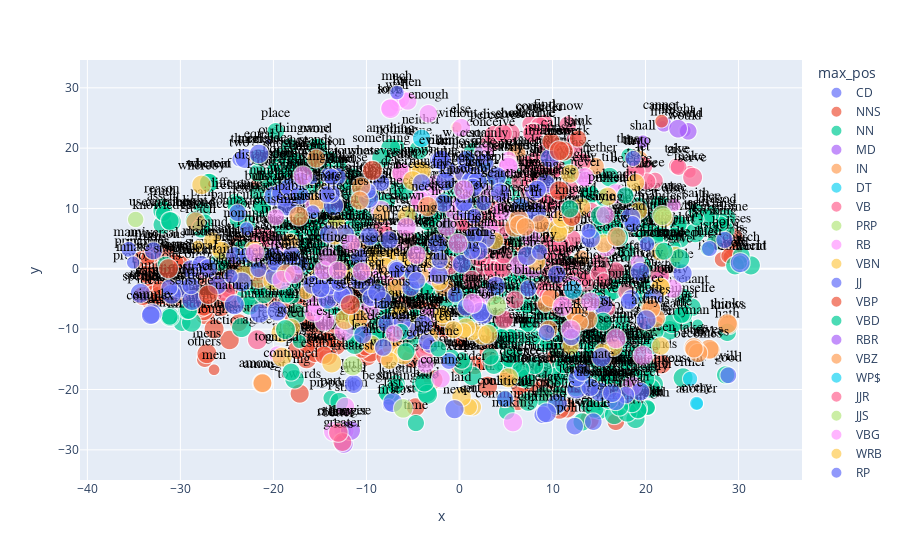

Notebook cell for this chart:
### Code cell
px.scatter(coords.reset_index(), 'x', 'y', 
           text='term_str', 
           color='max_pos', 
           hover_name='term_str',          
           size='dfidf',
           height=1000).update_traces(
                mode='markers+text', 
                textfont=dict(color='black', size=14, family='Arial'),
                textposition='top center')

### Figure 1 — Plotly figure (JSON) as saved in the notebook; plotly's stock layout.template omitted (floating-point values rounded to 4 significant figures; data arrays with more than 128 entries replaced by an {"elided": "..."} marker saying what was removed)
{"data": [{"hovertemplate": "<b>%{hovertext}</b><br><br>max_pos=CD<br>x=%{x}<br>y=%{y}<br>dfidf=%{marker.size}<br>term_str=%{text}<extra></extra>", "hovertext": ["one", "two", "three", "thousand", "four"], "legendgroup": "CD", "marker": {"color": "#636efa", "size": [9.903, 57.22, 97.12, 86.18, 77.07], "sizemode": "area", "sizeref": 0.2428, "symbol": "circle"}, "mode": "markers+text", "name": "CD", "showlegend": true, "text": ["one", "two", "three", "thousand", "four"], "textfont": {"color": "black", "family": "Arial", "size": 14}, "textposition": "top center", "type": "scattergl", "x": [-20.52, -23.65, -23.05, -5.064, -11.41], "xaxis": "x", "y": [21.11, 18.15, 18.29, -0.3734, -1.666], "yaxis": "y"}, {"hovertemplate": "<b>%{hovertext}</b><br><br>max_pos=NNS<br>x=%{x}<br>y=%{y}<br>dfidf=%{marker.size}<br>term_str=%{text}<extra></extra>", "hovertext": {"elided": "149 str values"}, "legendgroup": "NNS", "marker": {"color": "#EF553B", "size": {"elided": "149 float values"}, "sizemode": "area", "sizeref": 0.2428, "symbol": "circle"}, "mode": "markers+text", "name": "NNS", "showlegend": true, "text": {"elided": "149 str values"}, "textfont": {"color": "black", "family": "Arial", "size": 14}, "textposition": "top center", "type": "scattergl", "x": {"elided": "149 float values"}, "xaxis": "x", "y": {"elided": "149 float values"}, "yaxis": "y"}, {"hovertemplate": "<b>%{hovertext}</b><br><br>max_pos=NN<br>x=%{x}<br>y=%{y}<br>dfidf=%{marker.size}<br>term_str=%{text}<extra></extra>", "hovertext": {"elided": "407 str values"}, "legendgroup": "NN", "marker": {"color": "#00cc96", "size": {"elided": "407 float values"}, "sizemode": "area", "sizeref": 0.2428, "symbol": "circle"}, "mode": "markers+text", "name": "NN", "showlegend": true, "text": {"elided": "407 str values"}, "textfont": {"color": "black", "family": "Arial", "size": 14}, "textposition": "top center", "type": "scattergl", "x": {"elided": "407 float values"}, "xaxis": "x", "y": {"elided": "407 float values"}, "yaxis": "y"}, {"hovertemplate": "<b>%{hovertext}</b><br><br>max_pos=MD<br>x=%{x}<br>y=%{y}<br>dfidf=%{marker.size}<br>term_str=%{text}<extra></extra>", "hovertext": ["may", "would", "shall", "must", "could", "might", "ought"], "legendgroup": "MD", "marker": {"color": "#ab63fa", "size": [20.73, 41.87, 46.46, 63.18, 75.5, 86.01, 92.95], "sizemode": "area", "sizeref": 0.2428, "symbol": "circle"}, "mode": "markers+text", "name": "MD", "showlegend": true, "text": ["may", "would", "shall", "must", "could", "might", "ought"], "textfont": {"color": "black", "family": "Arial", "size": 14}, "textposition": "top center", "type": "scattergl", "x": [21.85, 24.22, 19.7, 21.98, 24.59, 23.5, 21.55], "xaxis": "x", "y": [23.8, 22.88, 21.07, 23.97, 22.78, 23.22, -2.034], "yaxis": "y"}, {"hovertemplate": "<b>%{hovertext}</b><br><br>max_pos=IN<br>x=%{x}<br>y=%{y}<br>dfidf=%{marker.size}<br>term_str=%{text}<extra></extra>", "hovertext": ["without", "though", "upon", "whether", "since", "amongst", "among", "within", "besides", "beyond", "unto", "whereas", "unless", "nay", "neverthelesse", "except", "unlesse"], "legendgroup": "IN", "marker": {"color": "#FFA15A", "size": [31.0, 55.15, 66.93, 76.3, 94.97, 95.24, 85.33, 96.52, 95.5, 94.01, 87.75, 96.68, 96.15, 90.48, 75.83, 83.52, 78.26], "sizemode": "area", "sizeref": 0.2428, "symbol": "circle"}, "mode": "markers+text", "name": "IN", "showlegend": true, "text": ["without", "though", "upon", "whether", "since", "amongst", "among", "within", "besides", "beyond", "unto", "whereas", "unless", "nay", "neverthelesse", "except", "unlesse"], "textfont": {"color": "black", "family": "Arial", "size": 14}, "textposition": "top center", "type": "scattergl", "x": [-0.3297, -0.2778, 13.14, 14.63, 6.107, -21.2, -21.18, -21.58, -10.93, -28.35, 19.29, -1.656, 4.214, 2.659, 9.565, 9.59, 9.252], "xaxis": "x", "y": [23.46, 15.9, 1.777, 17.02, 19.09, -18.94, -18.95, -1.59, 3.6, 7.797, 18.1, -2.945, 10.83, 3.851, 6.375, -10.04, 7.547], "yaxis": "y"}, {"hovertemplate": "<b>%{hovertext}</b><br><br>max_pos=DT<br>x=%{x}<br>y=%{y}<br>dfidf=%{marker.size}<br>term_str=%{text}<extra></extra>", "hovertext": ["another", "every", "either", "neither"], "legendgroup": "DT", "marker": {"color": "#19d3f3", "size": [37.13, 48.69, 57.22, 83.5], "sizemode": "area", "sizeref": 0.2428, "symbol": "circle"}, "mode": "markers+text", "name": "DT", "showlegend": true, "text": ["another", "every", "either", "neither"], "textfont": {"color": "black", "family": "Arial", "size": 14}, "textposition": "top center", "type": "scattergl", "x": [25.54, 25.49, 24.79, -4.065], "xaxis": "x", "y": [-22.35, -22.3, -18.23, 21.62], "yaxis": "y"}, {"hovertemplate": "<b>%{hovertext}</b><br><br>max_pos=VB<br>x=%{x}<br>y=%{y}<br>dfidf=%{marker.size}<br>term_str=%{text}<extra></extra>", "hovertext": ["make", "say", "know", "take", "come", "see", "find", "give", "let", "consider", "produce", "speak", "bee", "suppose", "receive", "observe", "obey", "exist", "conceive", "show", "doe", "perceive", "go", "agree", "serve", "follow", "leave", "live", "become", "understand", "distinguish", "imagine", "appear", "discover", "look", "prove", "lay", "examine", "keep", "bring", "determine", "believe", "beleeve", "pass", "conclude", "ask", "proceed", "teach", "get", "deny", "begin", "require", "signify", "tell", "allow", "add", "carry", "hold", "govern", "bear", "frame", "apply", "cast", "destroy", "avoid", "belong", "remain", "pretend", "kill", "enjoy", "signifie", "express", "move", "lead", "secure", "represent", "punish", "inquire", "direct", "arise", "submit", "consist", "happen", "save", "suffer", "retain", "choose", "reflect", "seek", "defend", "die", "expect", "enter", "prevent", "mention", "preserve", "fall", "continue", "hear", "stop", "lose", "pay", "admit", "grant", "maintain", "employ"], "legendgroup": "VB", "marker": {"color": "#FF6692", "size": [41.87, 63.18, 76.3, 65.08, 73.88, 70.5, 77.07, 69.63, 88.83, 91.28, 96.53, 86.61, 70.34, 97.07, 96.35, 96.98, 94.75, 88.48, 96.35, 95.08, 71.8, 94.01, 95.96, 95.39, 96.92, 96.68, 96.79, 94.75, 96.35, 97.1, 97.12, 95.67, 97.0, 87.75, 96.15, 86.98, 97.0, 94.75, 95.08, 96.53, 92.17, 93.15, 49.6, 95.08, 94.39, 87.75, 95.92, 80.5, 91.64, 92.17, 90.48, 92.68, 83.52, 89.85, 90.48, 80.5, 91.64, 92.68, 89.85, 89.85, 85.33, 83.52, 87.75, 89.18, 90.48, 81.55, 92.17, 89.85, 74.54, 81.55, 68.82, 86.98, 80.5, 88.48, 84.45, 84.45, 77.07, 79.41, 88.48, 83.52, 79.41, 86.98, 86.18, 80.5, 79.41, 81.55, 77.07, 77.07, 82.56, 73.2, 65.59, 81.55, 85.33, 80.5, 80.5, 81.55, 82.56, 81.55, 68.82, 68.82, 75.83, 62.09, 80.5, 73.2, 79.41, 80.5], "sizemode": "area", "sizeref": 0.2428, "symbol": "circle"}, "mode": "markers+text", "name": "VB", "showlegend": true, "text": ["make", "say", "know", "take", "come", "see", "find", "give", "let", "consider", "produce", "speak", "bee", "suppose", "receive", "observe", "obey", "exist", "conceive", "show", "doe", "perceive", "go", "agree", "serve", "follow", "leave", "live", "become", "understand", "distinguish", "imagine", "appear", "discover", "look", "prove", "lay", "examine", "keep", "bring", "determine", "believe", "beleeve", "pass", "conclude", "ask", "proceed", "teach", "get", "deny", "begin", "require", "signify", "tell", "allow", "add", "carry", "hold", "govern", "bear", "frame", "apply", "cast", "destroy", "avoid", "belong", "remain", "pretend", "kill", "enjoy", "signifie", "express", "move", "lead", "secure", "represent", "punish", "inquire", "direct", "arise", "submit", "consist", "happen", "save", "suffer", "retain", "choose", "reflect", "seek", "defend", "die", "expect", "enter", "prevent", "mention", "preserve", "fall", "continue", "hear", "stop", "lose", "pay", "admit", "grant", "maintain", "employ"], "textfont": {"color": "black", "family": "Arial", "size": 14}, "textposition": "top center", "type": "scattergl", "x": [24.75, 12.33, 11.65, 23.35, 7.625, 8.949, 9.155, 23.55, 19.76, 8.631, -21.5, 12.29, 21.01, 9.768, 3.552, 7.955, 21.52, -6.27, 3.379, 5.465, 20.19, 3.671, 9.7, -21.72, 25.06, 6.651, 11.75, 11.26, -3.684, 9.153, -25.16, 9.392, 7.818, 4.68, 8.998, 10.33, 12.14, 7.84, 12.38, 10.15, 4.546, 10.06, 18.5, 3.355, 8.066, 13.18, -5.638, 12.13, 4.153, 9.058, 9.35, 9.957, -8.326, 18.9, 9.078, 7.269, 2.771, 9.563, 13.66, 10.19, -20.57, 3.569, 4.793, 10.61, 3.464, 0.829, -1.105, 8.485, 16.79, 10.82, -7.93, 0.3556, 5.959, 4.673, 11.22, 15.18, 17.97, 7.458, 9.082, -7.52, 13.31, -9.875, -4.155, 15.83, 10.97, 2.428, 14.99, 8.42, 4.75, 11.73, 14.15, 7.655, -6.779, 9.658, -10.46, 9.173, 1.313, 2.003, 8.344, 3.917, 9.491, 15.51, 2.087, 3.95, 8.912, 10.95], "xaxis": "x", "y": [16.09, 21.4, 23.9, 17.03, 23.95, 23.87, 24.13, 16.88, 17.08, 23.59, 5.069, 19.73, 14.62, 20.21, -0.9183, 22.54, -1.1, 15.77, 21.01, 22.48, 14.47, 22.14, 11.97, -11.75, 15.17, 14.51, 13.21, 3.527, -13.55, 18.07, -3.801, 19.65, 13.44, 22.44, 12.32, 16.7, 0.049, 22.5, -1.715, 11.51, 6.389, 16.49, 15.56, 2.132, 17.73, 17.69, 4.737, 4.937, -0.1408, 16.64, 10.79, 3.4, 6.862, 16.15, 16.11, 17.3, 0.2197, 4.109, -2.307, 2.258, 5.07, -0.1382, -8.396, -2.091, 8.921, 7.275, 0.5888, 15.3, -0.2744, 3.92, 5.864, 7.657, -5.149, 0.1759, -4.85, 0.9635, -3.813, 12.58, -3.218, -1.145, -1.684, -1.075, 10.77, -6.439, -1.834, 1.651, -0.7407, 11.32, 2.326, -4.057, 9.673, 14.53, -2.186, -0.1918, -7.668, -3.491, -1.768, 1.848, 14.63, 7.943, -4.513, -1.988, 8.431, 9.813, 1.944, 0.3778], "yaxis": "y"}, {"hovertemplate": "<b>%{hovertext}</b><br><br>max_pos=PRP<br>x=%{x}<br>y=%{y}<br>dfidf=%{marker.size}<br>term_str=%{text}<extra></extra>", "hovertext": ["us"], "legendgroup": "PRP", "marker": {"color": "#B6E880", "size": [66.01], "sizemode": "area", "sizeref": 0.2428, "symbol": "circle"}, "mode": "markers+text", "name": "PRP", "showlegend": true, "text": ["us"], "textfont": {"color": "black", "family": "Arial", "size": 14}, "textposition": "top center", "type": "scattergl", "x": [-34.81], "xaxis": "x", "y": [8.18], "yaxis": "y"}, {"hovertemplate": "<b>%{hovertext}</b><br><br>max_pos=RB<br>x=%{x}<br>y=%{y}<br>dfidf=%{marker.size}<br>term_str=%{text}<extra></extra>", "hovertext": ["yet", "therefore", "also", "thus", "never", "well", "together", "even", "always", "far", "onely", "still", "enough", "often", "else", "ever", "perhaps", "sometimes", "long", "thereby", "alone", "secondly", "easily", "already", "consequently", "indeed", "otherwise", "really", "soon", "rather", "certainly", "almost", "constantly", "commonly", "however", "equally", "naturally", "generally", "properly", "thirdly", "necessarily", "immediately", "wholly", "quite", "perfectly", "actually", "especially", "exactly", "barely", "usually", "hardly", "merely", "truly", "possibly", "seldom", "sufficiently", "clearly", "presently", "instead", "likewise", "fourthly", "plainly", "lastly", "namely"], "legendgroup": "RB", "marker": {"color": "#FF97FF", "size": [59.25, 51.97, 48.69, 61.24, 62.21, 70.5, 71.37, 71.37, 86.01, 86.01, 90.48, 86.01, 81.48, 84.15, 85.41, 89.86, 91.28, 91.28, 77.84, 93.33, 96.52, 91.72, 94.04, 95.24, 97.1, 96.17, 94.04, 96.68, 94.75, 97.12, 95.39, 97.12, 94.75, 96.98, 96.92, 97.07, 97.07, 97.12, 95.67, 97.0, 95.92, 94.75, 96.15, 95.08, 93.59, 93.59, 94.39, 86.98, 90.48, 93.59, 86.98, 78.26, 92.17, 86.18, 81.55, 85.33, 88.48, 88.48, 82.56, 82.56, 85.33, 82.56, 82.56, 73.2], "sizemode": "area", "sizeref": 0.2428, "symbol": "circle"}, "mode": "markers+text", "name": "RB", "showlegend": true, "text": ["yet", "therefore", "also", "thus", "never", "well", "together", "even", "always", "far", "onely", "still", "enough", "often", "else", "ever", "perhaps", "sometimes", "long", "thereby", "alone", "secondly", "easily", "already", "consequently", "indeed", "otherwise", "really", "soon", "rather", "certainly", "almost", "constantly", "commonly", "however", "equally", "naturally", "generally", "properly", "thirdly", "necessarily", "immediately", "wholly", "quite", "perfectly", "actually", "especially", "exactly", "barely", "usually", "hardly", "merely", "truly", "possibly", "seldom", "sufficiently", "clearly", "presently", "instead", "likewise", "fourthly", "plainly", "lastly", "namely"], "textfont": {"color": "black", "family": "Arial", "size": 14}, "textposition": "top center", "type": "scattergl", "x": [5.265, 19.13, 23.07, -6.734, 13.58, -6.689, -19.58, -3.646, -3.258, -6.346, 22.93, -12.27, -3.345, -5.561, 0.1894, 13.45, 5.249, -15.44, -7.495, 12.12, 19.72, -19.33, 5.24, 16.84, 18.54, -2.569, -12.38, -6.201, -7.421, -13.53, 2.637, -14.51, -15.66, -27.65, -0.4502, -12.47, 6.409, -9.609, -8.462, -18.42, -4.248, 15.78, -2.728, 7.696, -13.1, 3.213, -12.41, -8.263, -15.6, -12.39, 4.638, 2.758, 0.102, 2.768, -13.51, 10.69, -4.007, 4.538, -3.341, -4.999, -8.749, -1.353, 7.874, 1.867], "xaxis": "x", "y": [18.21, 1.197, 10.6, 3.093, 14.83, 27.46, -14.2, -15.87, 12.5, 28.19, -3.289, -22.85, 25.7, 27.8, 23.37, 15.18, 17.19, -5.77, 26.67, -2.793, -14.41, 3.969, 16.89, 12.44, -19.4, 13.92, -26.76, 15.91, 26.53, -26.97, 19.17, -8.688, -7.188, 0.09031, 9.577, -1.97, 0.5817, -6.677, 9.665, 4.075, 11.35, 3.643, -1.132, 5.178, -3.808, 6.519, -10.34, -0.4117, 10.8, -5.085, 12.4, -4.422, 10.58, 12.52, -4.786, 8.515, 0.001461, 9.483, -7.809, 2.286, 0.3876, 6.917, -0.1232, -5.637], "yaxis": "y"}, {"hovertemplate": "<b>%{hovertext}</b><br><br>max_pos=VBN<br>x=%{x}<br>y=%{y}<br>dfidf=%{marker.size}<br>term_str=%{text}<extra></extra>", "hovertext": ["made", "called", "thought", "put", "done", "taken", "found", "set", "given", "known", "supposed", "received", "considered", "left", "united", "used", "produced", "obliged", "determined", "brought", "bound", "annexed", "established", "taught", "observed", "seen", "born", "written", "laid", "learned", "meant", "lost", "allowed", "distinguished", "signified", "joined", "mentioned", "required", "derived", "employed", "acquired", "settled", "governed", "proved", "shown", "judged", "drawn", "spoken", "placed", "ordained", "sent", "contained", "committed", "declared", "forced", "perceived", "formed", "discovered", "applied", "held", "moved", "heard", "fixed", "constituted", "added", "founded", "divided", "pleased", "told", "concerned", "imprinted", "expressed", "chosen", "extended", "possessed", "appointed", "caused", "agreed", "looked", "examined", "removed", "represented"], "legendgroup": "VBN", "marker": {"color": "#FECB52", "size": [40.7, 76.3, 86.61, 79.33, 84.15, 76.3, 87.75, 76.3, 84.15, 96.35, 95.74, 95.74, 91.72, 96.17, 96.15, 97.1, 91.64, 89.85, 93.15, 96.92, 89.18, 86.98, 96.35, 89.85, 96.68, 94.01, 91.07, 75.83, 93.59, 83.52, 92.17, 94.75, 95.39, 89.18, 87.75, 86.18, 92.17, 86.98, 91.64, 87.75, 75.83, 86.98, 89.85, 86.98, 86.98, 80.5, 89.85, 80.5, 88.48, 71.8, 70.34, 79.41, 81.55, 79.41, 86.18, 78.26, 73.2, 84.45, 80.5, 84.45, 68.82, 85.33, 80.5, 80.5, 86.98, 80.5, 77.07, 84.45, 79.41, 74.54, 51.92, 77.07, 65.59, 71.8, 71.8, 80.5, 78.26, 81.55, 78.26, 75.83, 80.5, 63.88], "sizemode": "area", "sizeref": 0.2428, "symbol": "circle"}, "mode": "markers+text", "name": "VBN", "showlegend": true, "text": ["made", "called", "thought", "put", "done", "taken", "found", "set", "given", "known", "supposed", "received", "considered", "left", "united", "used", "produced", "obliged", "determined", "brought", "bound", "annexed", "established", "taught", "observed", "seen", "born", "written", "laid", "learned", "meant", "lost", "allowed", "distinguished", "signified", "joined", "mentioned", "required", "derived", "employed", "acquired", "settled", "governed", "proved", "shown", "judged", "drawn", "spoken", "placed", "ordained", "sent", "contained", "committed", "declared", "forced", "perceived", "formed", "discovered", "applied", "held", "moved", "heard", "fixed", "constituted", "added", "founded", "divided", "pleased", "told", "concerned", "imprinted", "expressed", "chosen", "extended", "possessed", "appointed", "caused", "agreed", "looked", "examined", "removed", "represented"], "textfont": {"color": "black", "family": "Arial", "size": 14}, "textposition": "top center", "type": "scattergl", "x": [-28.11, -8.364, 11.87, 1.408, 18.91, -26.19, -26.54, 0.9918, 21.63, -4.396, -4.097, -19.18, -15.26, 5.266, -19.08, -7.245, -23.14, 21.57, -5.043, -6.054, 21.61, -22.1, -13.73, 11.4, -12.29, 2.425, 1.311, -7.53, 0.222, -9.47, 21.94, 3.042, 10.6, -25.6, -12.55, -13.39, -10.89, -3.279, -20.08, -4.91, -6.402, -18.08, 0.6998, 15.93, -5.657, 10.67, -9.076, 19.25, -4.248, 11.94, 23.19, -18.23, 16.52, 21.57, 8.261, -15.2, -6.978, -6.415, -9.87, -1.749, -3.646, 13.09, -13.23, -1.822, -5.092, -9.241, -7.734, 15.5, 10.97, -1.913, -16.49, -12.08, 0.4268, -14.3, -2.107, -0.6403, -12.74, -7.994, -6.806, 3.81, -5.68, 15.37], "xaxis": "x", "y": [3.705, 9.12, 15.77, -22.91, 14.27, 3.636, 4.56, -22.88, -12.8, 16.45, 16.17, -10.61, -1.533, -18.06, -14.63, -12.9, -0.9849, -3.039, 14.63, -14.26, -3.021, 3.201, -15.6, 7.281, -8.401, -10.99, -10.34, -15.21, -21.21, -12.52, 8.413, -10.85, 6.667, 2.981, 5.624, 5.498, -8.229, -11.16, -2.063, -9.231, -7.089, -9.785, -9.719, 12.0, 8.892, 5.938, 1.775, 9.637, -0.9767, -12.89, 2.339, 4.421, -13.01, 2.807, 1.144, 11.22, 2.142, -7.541, 0.7894, -8.027, 1.405, 10.21, 7.55, -7.627, 1.469, 2.295, 2.068, 4.212, 8.374, 0.9842, -3.934, -1.073, -10.31, 12.92, -2.178, -10.08, -0.3194, 0.3848, -3.177, 4.659, 1.651, -13.63], "yaxis": "y"}, {"hovertemplate": "<b>%{hovertext}</b><br><br>max_pos=JJ<br>x=%{x}<br>y=%{y}<br>dfidf=%{marker.size}<br>term_str=%{text}<extra></extra>", "hovertext": {"elided": "164 str values"}, "legendgroup": "JJ", "marker": {"color": "#636efa", "size": {"elided": "164 float values"}, "sizemode": "area", "sizeref": 0.2428, "symbol": "circle"}, "mode": "markers+text", "name": "JJ", "showlegend": true, "text": {"elided": "164 str values"}, "textfont": {"color": "black", "family": "Arial", "size": 14}, "textposition": "top center", "type": "scattergl", "x": {"elided": "164 float values"}, "xaxis": "x", "y": {"elided": "164 float values"}, "yaxis": "y"}, {"hovertemplate": "<b>%{hovertext}</b><br><br>max_pos=VBP<br>x=%{x}<br>y=%{y}<br>dfidf=%{marker.size}<br>term_str=%{text}<extra></extra>", "hovertext": ["cannot", "think", "call", "stand", "answer", "seem", "mean", "depend", "please", "read"], "legendgroup": "VBP", "marker": {"color": "#EF553B", "size": [46.46, 71.37, 81.48, 96.66, 97.05, 97.12, 97.1, 92.68, 95.08, 83.52], "sizemode": "area", "sizeref": 0.2428, "symbol": "circle"}, "mode": "markers+text", "name": "VBP", "showlegend": true, "text": ["cannot", "think", "call", "stand", "answer", "seem", "mean", "depend", "please", "read"], "textfont": {"color": "black", "family": "Arial", "size": 14}, "textposition": "top center", "type": "scattergl", "x": [21.73, 12.73, 9.846, -31.28, 11.17, -11.74, 10.73, -27.0, 10.72, 12.08], "xaxis": "x", "y": [24.47, 21.59, 21.1, 0.02945, 19.52, -5.936, 19.58, -4.283, 12.97, 8.565], "yaxis": "y"}, {"hovertemplate": "<b>%{hovertext}</b><br><br>max_pos=VBD<br>x=%{x}<br>y=%{y}<br>dfidf=%{marker.size}<br>term_str=%{text}<extra></extra>", "hovertext": ["said", "gave", "got", "came", "became", "commanded", "took", "continued", "began", "saw", "knew", "lived"], "legendgroup": "VBD", "marker": {"color": "#00cc96", "size": [73.06, 95.67, 96.15, 91.64, 67.24, 78.26, 86.18, 80.5, 68.82, 84.45, 80.5, 79.41], "sizemode": "area", "sizeref": 0.2428, "symbol": "circle"}, "mode": "markers+text", "name": "VBD", "showlegend": true, "text": ["said", "gave", "got", "came", "became", "commanded", "took", "continued", "began", "saw", "knew", "lived"], "textfont": {"color": "black", "family": "Arial", "size": 14}, "textposition": "top center", "type": "scattergl", "x": [17.83, 23.68, -18.7, 15.14, -2.282, 21.98, 15.43, -18.1, -6.299, 17.17, 11.86, -5.756], "xaxis": "x", "y": [12.15, 1.68, -10.07, 8.809, -13.28, 2.919, -8.743, -17.11, -10.45, 5.244, 9.933, -13.73], "yaxis": "y"}, {"hovertemplate": "<b>%{hovertext}</b><br><br>max_pos=RBR<br>x=%{x}<br>y=%{y}<br>dfidf=%{marker.size}<br>term_str=%{text}<extra></extra>", "hovertext": ["less", "longer"], "legendgroup": "RBR", "marker": {"color": "#ab63fa", "size": [90.82, 96.53], "sizemode": "area", "sizeref": 0.2428, "symbol": "circle"}, "mode": "markers+text", "name": "RBR", "showlegend": true, "text": ["less", "longer"], "textfont": {"color": "black", "family": "Arial", "size": 14}, "textposition": "top center", "type": "scattergl", "x": [-12.44, -11.72], "xaxis": "x", "y": [-28.98, -26.79], "yaxis": "y"}, {"hovertemplate": "<b>%{hovertext}</b><br><br>max_pos=VBZ<br>x=%{x}<br>y=%{y}<br>dfidf=%{marker.size}<br>term_str=%{text}<extra></extra>", "hovertext": ["makes", "comes", "gives", "seems", "knows", "needs", "thinks", "doth", "consists", "takes", "stands", "appears", "becomes", "selfe", "depends", "wants", "follows", "belongs", "says", "lies", "finds", "uses", "pleases", "perceives", "puts", "remains", "requires", "leaves", "maketh"], "legendgroup": "VBZ", "marker": {"color": "#FFA15A", "size": [77.84, 95.5, 96.66, 97.1, 95.08, 97.11, 95.67, 95.39, 94.01, 96.15, 84.45, 91.64, 91.07, 79.41, 87.75, 68.82, 89.85, 88.48, 91.07, 86.18, 86.98, 79.41, 84.45, 74.54, 82.56, 82.56, 87.75, 83.52, 73.2], "sizemode": "area", "sizeref": 0.2428, "symbol": "circle"}, "mode": "markers+text", "name": "VBZ", "showlegend": true, "text": ["makes", "comes", "gives", "seems", "knows", "needs", "thinks", "doth", "consists", "takes", "stands", "appears", "becomes", "selfe", "depends", "wants", "follows", "belongs", "says", "lies", "finds", "uses", "pleases", "perceives", "puts", "remains", "requires", "leaves", "maketh"], "textfont": {"color": "black", "family": "Arial", "size": 14}, "textposition": "top center", "type": "scattergl", "x": [27.07, 5.958, 26.84, 6.369, 28.92, -3.411, 28.8, 20.54, -17.29, 25.19, -15.41, 6.438, 25.65, 8.683, -18.67, 9.262, -10.58, 13.8, 16.89, -10.73, 21.13, 12.2, 20.6, 12.94, 25.21, 7.09, 9.825, 12.45, 12.93], "xaxis": "x", "y": [-13.48, 6.923, -13.33, 8.214, -9.286, 10.32, -9.099, -6.428, 8.726, -13.07, 18.28, 7.295, -13.93, 7.459, -0.7658, -5.831, 13.63, -8.395, 5.284, 11.33, -8.165, -7.177, -6.615, -7.0, -13.27, 6.951, -4.818, -7.685, -8.87], "yaxis": "y"}, {"hovertemplate": "<b>%{hovertext}</b><br><br>max_pos=WP$<br>x=%{x}<br>y=%{y}<br>dfidf=%{marker.size}<br>term_str=%{text}<extra></extra>", "hovertext": ["whose"], "legendgroup": "WP$", "marker": {"color": "#19d3f3", "size": [86.01], "sizemode": "area", "sizeref": 0.2428, "symbol": "circle"}, "mode": "markers+text", "name": "WP$", "showlegend": true, "text": ["whose"], "textfont": {"color": "black", "family": "Arial", "size": 14}, "textposition": "top center", "type": "scattergl", "x": [12.19], "xaxis": "x", "y": [-3.494], "yaxis": "y"}, {"hovertemplate": "<b>%{hovertext}</b><br><br>max_pos=JJR<br>x=%{x}<br>y=%{y}<br>dfidf=%{marker.size}<br>term_str=%{text}<extra></extra>", "hovertext": ["greater", "better"], "legendgroup": "JJR", "marker": {"color": "#FF6692", "size": [87.18, 94.97], "sizemode": "area", "sizeref": 0.2428, "symbol": "circle"}, "mode": "markers+text", "name": "JJR", "showlegend": true, "text": ["greater", "better"], "textfont": {"color": "black", "family": "Arial", "size": 14}, "textposition": "top center", "type": "scattergl", "x": [-12.58, -13.02], "xaxis": "x", "y": [-28.71, -27.12], "yaxis": "y"}, {"hovertemplate": "<b>%{hovertext}</b><br><br>max_pos=JJS<br>x=%{x}<br>y=%{y}<br>dfidf=%{marker.size}<br>term_str=%{text}<extra></extra>", "hovertext": ["least", "best", "greatest", "manifest"], "legendgroup": "JJS", "marker": {"color": "#B6E880", "size": [94.36, 96.9, 97.12, 96.68], "sizemode": "area", "sizeref": 0.2428, "symbol": "circle"}, "mode": "markers+text", "name": "JJS", "showlegend": true, "text": ["least", "best", "greatest", "manifest"], "textfont": {"color": "black", "family": "Arial", "size": 14}, "textposition": "top center", "type": "scattergl", "x": [-6.051, 3.99, -11.48, 21.79], "xaxis": "x", "y": [-23.13, -6.117, -16.06, 8.833], "yaxis": "y"}, {"hovertemplate": "<b>%{hovertext}</b><br><br>max_pos=VBG<br>x=%{x}<br>y=%{y}<br>dfidf=%{marker.size}<br>term_str=%{text}<extra></extra>", "hovertext": ["concerning", "according", "making", "thinking", "seeing", "knowing", "speaking", "reasoning", "taking", "giving", "following", "existing", "coming", "hearing", "considering", "belonging", "standing", "putting", "saying", "finding", "supposing", "learning", "depending"], "legendgroup": "VBG", "marker": {"color": "#FF97FF", "size": [94.36, 88.3, 90.82, 91.64, 95.67, 95.39, 95.67, 90.48, 96.53, 95.08, 93.59, 70.34, 84.45, 82.56, 91.07, 86.98, 86.98, 89.85, 78.26, 81.55, 84.45, 73.2, 82.56], "sizemode": "area", "sizeref": 0.2428, "symbol": "circle"}, "mode": "markers+text", "name": "VBG", "showlegend": true, "text": ["concerning", "according", "making", "thinking", "seeing", "knowing", "speaking", "reasoning", "taking", "giving", "following", "existing", "coming", "hearing", "considering", "belonging", "standing", "putting", "saying", "finding", "supposing", "learning", "depending"], "textfont": {"color": "black", "family": "Arial", "size": 14}, "textposition": "top center", "type": "scattergl", "x": [-5.707, 14.07, 5.749, -16.82, 16.83, 0.4462, 1.411, -19.12, 11.09, 11.96, -0.1605, -19.73, -1.996, -10.53, -11.69, -21.98, -14.62, -14.15, 15.68, -13.09, -4.627, -7.028, -17.81], "xaxis": "x", "y": [6.862, -5.45, -25.42, 15.44, -11.58, 13.09, -5.737, -1.847, -6.216, -10.07, 4.228, 8.554, -18.18, -0.4697, 4.145, 2.636, -0.2402, 2.027, 8.932, -0.2773, 2.29, -10.74, -0.9235], "yaxis": "y"}, {"hovertemplate": "<b>%{hovertext}</b><br><br>max_pos=WRB<br>x=%{x}<br>y=%{y}<br>dfidf=%{marker.size}<br>term_str=%{text}<extra></extra>", "hovertext": ["whereby"], "legendgroup": "WRB", "marker": {"color": "#FECB52", "size": [92.56], "sizemode": "area", "sizeref": 0.2428, "symbol": "circle"}, "mode": "markers+text", "name": "WRB", "showlegend": true, "text": ["whereby"], "textfont": {"color": "black", "family": "Arial", "size": 14}, "textposition": "top center", "type": "scattergl", "x": [-27.73], "xaxis": "x", "y": [13.91], "yaxis": "y"}, {"hovertemplate": "<b>%{hovertext}</b><br><br>max_pos=RP<br>x=%{x}<br>y=%{y}<br>dfidf=%{marker.size}<br>term_str=%{text}<extra></extra>", "hovertext": ["away"], "legendgroup": "RP", "marker": {"color": "#636efa", "size": [96.52], "sizemode": "area", "sizeref": 0.2428, "symbol": "circle"}, "mode": "markers+text", "name": "RP", "showlegend": true, "text": ["away"], "textfont": {"color": "black", "family": "Arial", "size": 14}, "textposition": "top center", "type": "scattergl", "x": [20.06], "xaxis": "x", "y": [-8.454], "yaxis": "y"}, {"hovertemplate": "<b>%{hovertext}</b><br><br>max_pos=WDT<br>x=%{x}<br>y=%{y}<br>dfidf=%{marker.size}<br>term_str=%{text}<extra></extra>", "hovertext": ["whatever"], "legendgroup": "WDT", "marker": {"color": "#EF553B", "size": [95.67], "sizemode": "area", "sizeref": 0.2428, "symbol": "circle"}, "mode": "markers+text", "name": "WDT", "showlegend": true, "text": ["whatever"], "textfont": {"color": "black", "family": "Arial", "size": 14}, "textposition": "top center", "type": "scattergl", "x": [-9.354], "xaxis": "x", "y": [16.31], "yaxis": "y"}], "layout": {"autosize": true, "legend": {"itemsizing": "constant", "title": {"text": "max_pos"}, "tracegroupgap": 0}, "margin": {"t": 60}, "xaxis": {"anchor": "y", "autorange": true, "domain": [0, 1], "range": [-40.76, 36.78], "title": {"text": "x"}, "type": "linear"}, "yaxis": {"anchor": "x", "autorange": true, "domain": [0, 1], "range": [-33.52, 33.46], "title": {"text": "y"}, "type": "linear"}}}
